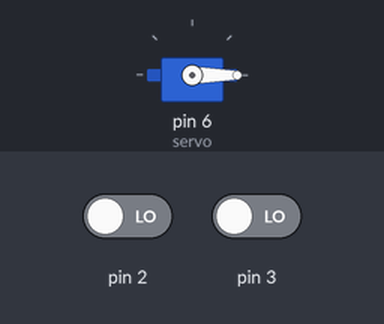
A sketch run on a simulated Arduino Uno, built with avr-gcc and run on an emulated ATmega328P. Shown: servo. The test bench sets the inputs (shaded band); at power-on: pin 2 LOW, pin 3 LOW.

Above: at 1.2 s.
1.3 s: pin 2 driven HIGH
At 2.4 s:
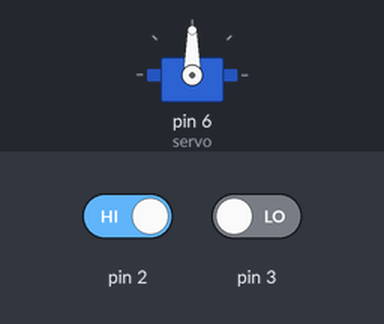
2.8 s: pin 2 driven LOW
At 3.6 s:
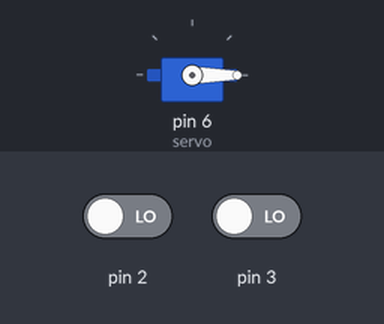
Timing chart, 0 to 5.8 s (numbered marks = the images above; inputs shaded):
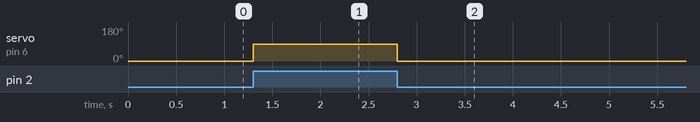

The sketch:

od_integrated_min.ino
```cpp
bool isSwitched = false;
bool isReleased = false;
#include <Servo.h>

const int maxLandNum = 2;
// 匂いの有無を格納する配列
bool isSmellArray[maxLandNum] = {true, false};
Servo servo;

void setup() {
  Serial.begin(9600);
  // 基板デバイスで使うピンの設定
  pinMode(2, INPUT);
  pinMode(3, INPUT);
  servo.attach(6);
  servo.write(0);
}

void SetLand(int landNum) {
  // landNum: 配列のインデックスに対応する整数

  if (!isReleased) {
    isReleased = true;
    isSwitched = true;
  }

  if (isSwitched) {
    bool isSmell = isSmellArray[landNum];
    if (isSmell) {
      // 匂いがついているランドだったら
      // サーボを回転させる
      servo.write(90);
    } else {
      // 匂いがついていないランドだったら
      // unityに値を送信する
      servo.write(0);
      Serial.print(landNum);
      Serial.print("\t");
      Serial.println("");
    }

    isSwitched = false;
  }
}

void loop() {

  // 検出する項目
  // 1. どのランドに接触したのか
  // 2. そのランドに匂いは付いているか

  // テスト用に2番ピンと3番ピンを使用
  if (digitalRead(2) == HIGH) {
    SetLand(0);
  } else if (digitalRead(3) == HIGH) {
    SetLand(1);
  } else {
    servo.write(0);
    isReleased = false;
    isSwitched = false;
  }

  delay(100);
}
```

Measured:
- after the input at 1.3 s, servo on pin 6 (servo): 0° → 90° at once
- after the input at 2.8 s, servo on pin 6 (servo): 90° → 0° at once
